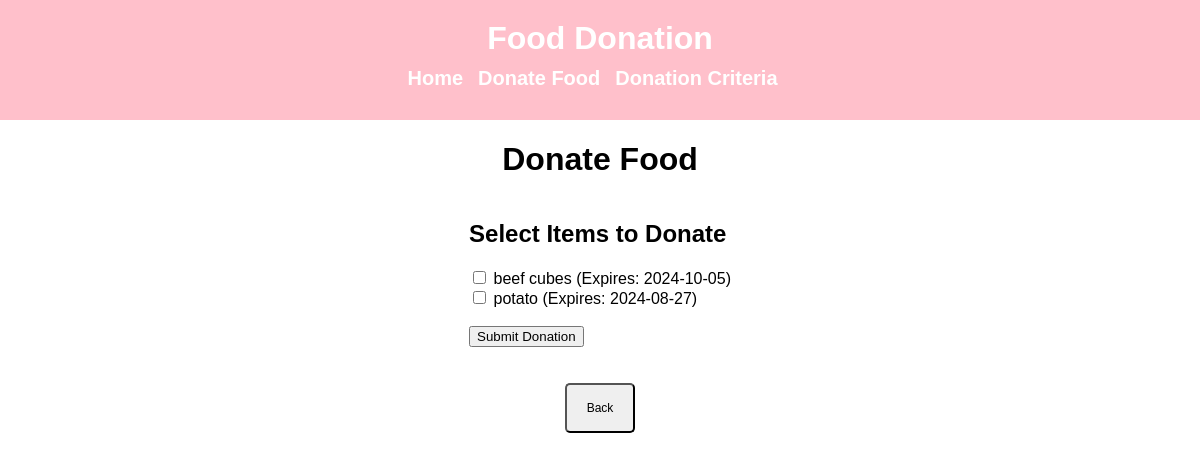
/submit, run on the app's committed database.
### tables this page shows
CREATE TABLE foodItem (
    id INTEGER PRIMARY KEY AUTOINCREMENT,
    foodItemName TEXT NOT NULL,
    expiryDate DATE
);

### app.py (the view, shortened to what this page needs)
@app.route('/submit', methods=['GET', 'POST'])
def submit():
    conn = sqlite3.connect('database.db')
    conn.row_factory = sqlite3.Row  # This allows accessing columns by name
    inventory = conn.execute('SELECT * FROM foodItem').fetchall()
    conn.close()
    return render_template('submit.html', rows=inventory)

### templates/submit.html (shortened to what this page needs)
<!DOCTYPE html>
<html lang="en">
<head>
    <link rel="stylesheet" href="{{ url_for('static', filename='styles.css') }}">
</head>
<body>
    <header>
        <h1>Food Donation</h1>
        <nav>
            <ul>
                <li><a href="/">Home</a></li>
                <li><a href="/submit">Donate Food</a></li>
                <li><a href="/criteria">Donation Criteria</a></li>
            </ul>
        </nav>
    </header>
    <div class="div1">
        <h1>Donate Food</h1>
        <form id="donationForm" action="{{ url_for('submit') }}" method="POST">
            <h2>Select Items to Donate</h2>
            {% for row in rows %}
            <div>
                <input type="checkbox" id="{{ row['id'] }}" name="items" value="{{ row['id'] }}">
                <label for="{{ row['id'] }}">{{ row['foodItemName'] }} (Expires: {{ row['expiryDate'] }})</label>
            </div>
            {% endfor %}
            <br>
            <button type="submit">Submit Donation</button>
        </form>
        <br>
        <br>
        <button onclick="location.href='/'" class="small-button">Back</button>
    </div>
</body>
</html>

### static/styles.css (style rules this page uses)
body { font-family: Arial, sans-serif; margin: 0; padding: 0; box-sizing: border-box; }
header { background-color: pink; color: white; padding: 20px; text-align: center; }
header h1 { margin: 0; }
nav { margin: 10px 0; }
nav ul { list-style-type: none; padding: 0; margin: 0; display: flex; justify-content: center; }
nav ul li { margin-right: 15px; }
nav ul li a { color: white; text-decoration: none; font-weight: bold; }
ul li { font-size: 20px; }
.div1 { font-family: Arial, sans-serif; margin: 0; padding: 0; display: flex; align-items: center; justify-content: center; flex-direction: column; }

### templates/submit.html (style rules this page uses)
.small-button { padding: 5px 10px; font-size: 12px; border-radius: 5px; height: 50px; width: 70px; position: relative; left: 0; top: 0; }

### data on the page
foodItem: foodItemName "beef cubes", expiryDate "2024-10-05"
foodItem: foodItemName "potato", expiryDate "2024-08-27"
